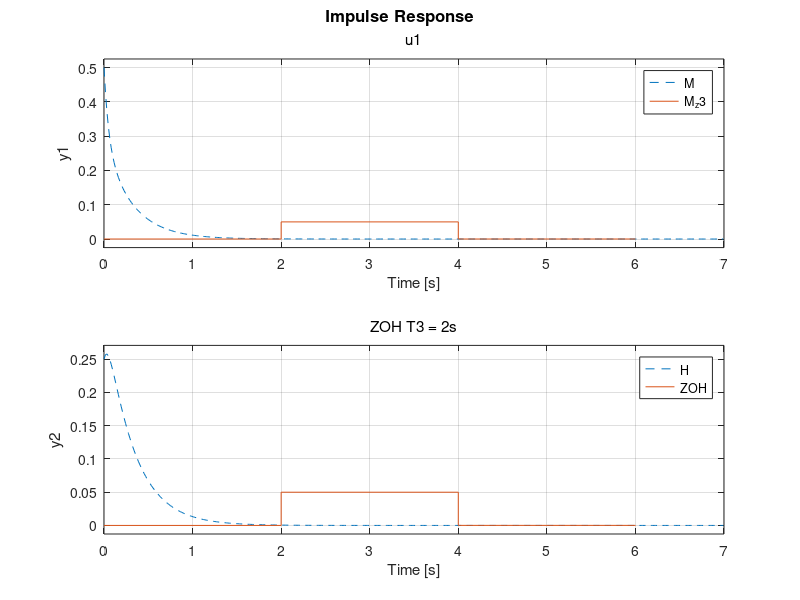
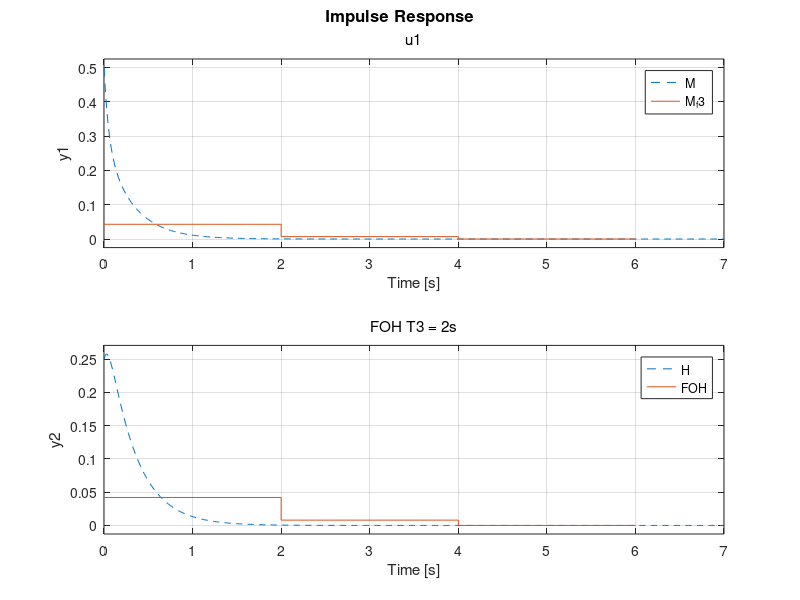

Write the MATLAB code that produced these figures, in order.
% Definicion de coeficientes obtenidos y Tiempos de muestreo
A = [-15 10; 5 -7.5];
B = [0.5; 0.25];
C = [1 0; 0 1];
D = [0; 0];
T1 = 0.001;
T2 = 0.1;
T3 = 2;

% Obtencion del Modelo de Estado
M = ss(A, B, C, D);

% Obtencion de discretizaciones Zero Order Hold y First Orden Hold
M_z1 = c2d(M, T1, 'zoh');
M_z2 = c2d(M, T2, 'zoh');
M_z3 = c2d(M, T3, 'zoh');

M_f1 = c2d(M, T1, 'foh');
M_f2 = c2d(M, T2, 'foh');
M_f3 = c2d(M, T3, 'foh');

% Graficos de Respuesta ante un impulso
figure(3),
subplot(3, 1, 1), impulse(M, '--',M_z1, '-'), title('ZOH T1 = 0.001s'), legend('H', 'ZOH')
subplot(3, 1, 2), impulse(M, '--',M_z2, '-'), title('ZOH T2 = 0.1s'), legend('H', 'ZOH')
subplot(3, 1, 3), impulse(M, '--',M_z3, '-'), title('ZOH T3 = 2s'), legend('H', 'ZOH')

figure(4),
subplot(3, 1, 1), impulse(M, '--',M_f1, '-'), title('FOH T1 = 0.001s'), legend('H', 'FOH')
subplot(3, 1, 2), impulse(M, '--',M_f2, '-'), title('FOH T2 = 0.1s'), legend('H', 'FOH')
subplot(3, 1, 3), impulse(M, '--',M_f3, '-'), title('FOH T3 = 2s'), legend('H', 'FOH')

